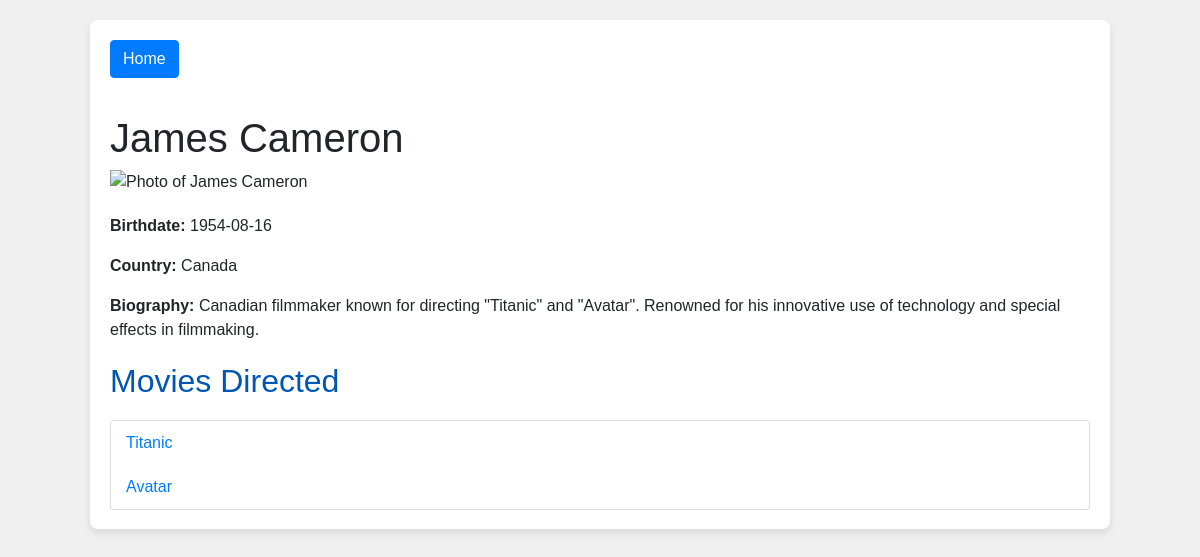
Page /director.php?id=16 (signed in) on the committed database.
### tables this page shows
CREATE TABLE `directors` (
  `DirectorID` int(11) NOT NULL,
  `Name` varchar(255) NOT NULL,
  `Birthdate` date DEFAULT NULL,
  `Country` varchar(100) DEFAULT NULL,
  `Biography` text DEFAULT NULL,
  `PhotoURL` varchar(255) DEFAULT NULL
);

CREATE TABLE `movies` (
  `MovieID` int(11) NOT NULL,
  `Title` varchar(255) NOT NULL,
  `ReleaseDate` date DEFAULT NULL,
  `Genre` varchar(100) DEFAULT NULL,
  `Duration` int(11) DEFAULT NULL,
  `Country` varchar(100) DEFAULT NULL,
  `Language` varchar(100) DEFAULT NULL,
  `Plot` text DEFAULT NULL,
  `PosterURL` varchar(255) DEFAULT NULL
);

### director.php (the view, shortened to what this page needs)
<?php
require_once 'db_connect.php';
$director_id = isset($_GET['id']) ? intval($_GET['id']) : 0;
$director_query = "SELECT * FROM directors WHERE DirectorID = ?";
$stmt = $conn->prepare($director_query);
$stmt->bind_param("i", $director_id);
$stmt->execute();
$director = $stmt->get_result()->fetch_assoc();
$movies_query = "SELECT m.* FROM movies m JOIN movie_directors md ON m.MovieID = md.MovieID WHERE md.DirectorID = ?";
$stmt = $conn->prepare($movies_query);
$stmt->bind_param("i", $director_id);
$stmt->execute();
$movies_result = $stmt->get_result();
$movies = $movies_result->fetch_all(MYSQLI_ASSOC);
?>
<!DOCTYPE html>
<html lang="en">
<head>
    <link rel="stylesheet" href="https://maxcdn.bootstrapcdn.com/bootstrap/4.5.2/css/bootstrap.min.css">
</head>
<body>
    <div class="container">
        <a href="account.php" class="btn btn-primary mb-3">Home</a>
        <div class="info">
            <h1><?php echo htmlspecialchars($director['Name']); ?></h1>
            <img src="<?php echo htmlspecialchars($director['PhotoURL']); ?>" alt="Photo of <?php echo htmlspecialchars($director['Name']); ?>">
            <p><strong>Birthdate:</strong> <?php echo htmlspecialchars($director['Birthdate']); ?></p>
            <p><strong>Country:</strong> <?php echo htmlspecialchars($director['Country']); ?></p>
            <p><strong>Biography:</strong> <?php echo htmlspecialchars($director['Biography']); ?></p>
        </div>
        <div class="info">
            <h2>Movies Directed</h2>
            <ul class="list-group">
                <?php foreach ($movies as $movie) : ?>
                    <li class="list-group-item"><a href="movie_detail.php?id=<?php echo $movie['MovieID']; ?>"><?php echo htmlspecialchars($movie['Title']); ?></a></li>
                <?php endforeach; ?>
            </ul>
        </div>
    </div>
</body>
</html>

### director.php (style rules this page uses)
body { font-family: 'Arial', sans-serif; background-color: #f0f0f0; }
.container { width: 85%; margin: 20px auto; background: #fff; padding: 20px; box-shadow: 0 4px 8px rgba(0, 0, 0, 0.1); border-radius: 8px; }
.info, .list-group { margin-top: 20px; }
.info h2 { color: #0056b3; }
.info img { max-width: 100%; height: auto; margin-bottom: 20px; }
.list-group-item { position: relative; display: block; padding: 10px 15px; margin-bottom: -1px; background-color: #fff; border: 1px solid #ddd; }

### rows in the picture
directors: Name "James Cameron", Birthdate "1954-08-16", Country "Canada", Biography "Canadian filmmaker known for directing \"Titanic\" and \"Avatar\". Renowned for his innovative use of technology and special effects in filmmaking."
movies: Title "Titanic"
movies: Title "Avatar"
